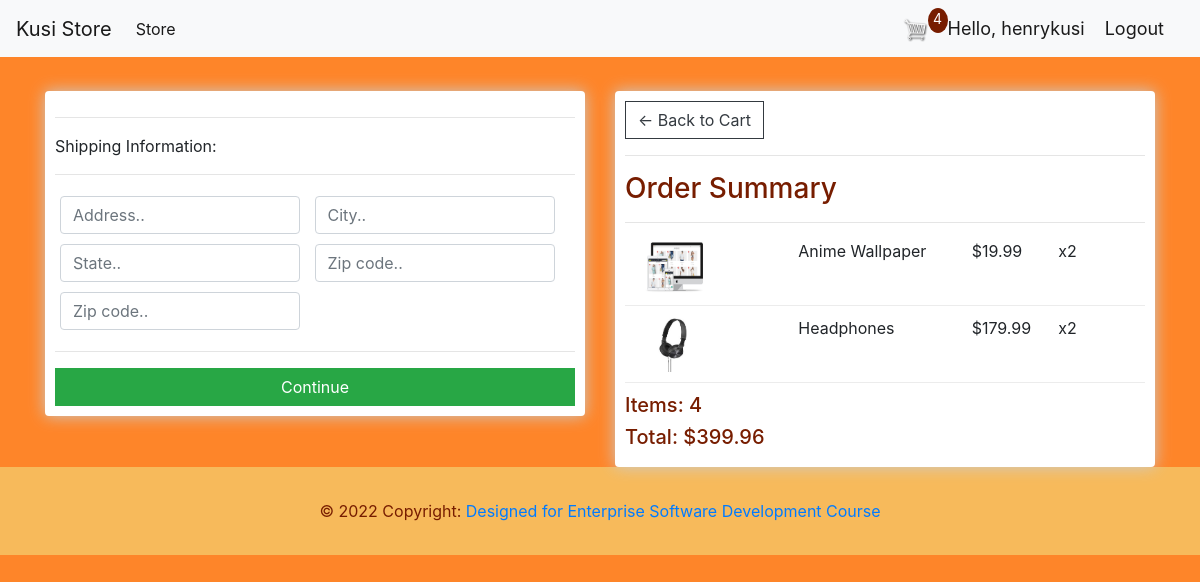
Screenshot of /checkout/ (signed in) with the database file from the repository.
### store/models.py (models this page shows, shortened)
class OrderItem(models.Model):
	product = models.ForeignKey(Product, on_delete=models.SET_NULL, null=True)
	order = models.ForeignKey(Order, on_delete=models.SET_NULL, null=True)
	quantity = models.IntegerField(default=0, null=True, blank=True)
	date_added = models.DateTimeField(auto_now_add=True)
	@property
	def get_total(self):
		total = self.product.price * self.quantity
		return total

class Product(models.Model):
	name = models.CharField(_("name"),max_length=500)
	brand = models.CharField(_("brand"),max_length=200)
	manufacturer = models.CharField(_("anufacturer"),max_length=200)
	category = models.CharField(_("category"),max_length=2000)
	weight = models.CharField(_("weight"),max_length=200)
	imageurl = models.CharField(_("imageurl"),max_length=500)
	price = models.DecimalField(_("price"),max_digits=10, decimal_places=2)
	digital = models.BooleanField(default=False,null=True, blank=True)
	image = models.ImageField(null=True, blank=True)
	@property
	def imageURL(self):
		try:
			url = self.image.url
		except:
			url = ''
		return url

class Order(models.Model):
	customer = models.ForeignKey(Customer, on_delete=models.SET_NULL, null=True, blank=True)
	date_ordered = models.DateTimeField(auto_now_add=True)
	complete = models.BooleanField(default=False)
	transaction_id = models.CharField(max_length=100, null=True)
	@property
	def shipping(self):
		shipping = False
		orderitems = self.orderitem_set.all()
		for i in orderitems:
			if i.product.digital == False:
				shipping = True
		return shipping
	@property
	def get_cart_total(self):
		orderitems = self.orderitem_set.all()
		total = sum([item.get_total for item in orderitems])
		return total
	@property
	def get_cart_items(self):
		orderitems = self.orderitem_set.all()
		total = sum([item.quantity for item in orderitems])
		return total

### store/views.py (the view)
# urls.py: path('checkout/', views.checkout, name="checkout"),
@login_required(login_url='login')
def checkout(request):
	data = cartData(request)
	cartItems = data['cartItems']
	order = data['order']
	items = data['items']
	context = {'items':items, 'order':order, 'cartItems':cartItems}
	return render(request, 'store/checkout.html', context)

### store/utils.py (called while the page is built)
def cartData(request):
	if request.user.is_authenticated:
		customer = request.user.customer
		order, created = Order.objects.get_or_create(customer=customer, complete=False)
		items = order.orderitem_set.all()
		cartItems = order.get_cart_items
	else:
		cookieData = cookieCart(request)
		cartItems = cookieData['cartItems']
		order = cookieData['order']
		items = cookieData['items']
	return {'cartItems':cartItems ,'order':order, 'items':items}

### store/templates/store/checkout.html (shortened to what this page needs)
{% extends 'store/main.html' %}
{% load static %}
{% block content %}
     <div class="row">
		<div class="col-lg-6">
			<div class="box-element" id="form-wrapper">
				<form id="form">
					<div id="shipping-info">
						<hr>
						<p>Shipping Information:</p>
						<hr>
						<div class="form-field">
							<input class="form-control" type="text" name="address" placeholder="Address..">
						</div>
						<div class="form-field">
							<input class="form-control" type="text" name="city" placeholder="City..">
						</div>
						<div class="form-field">
							<input class="form-control" type="text" name="state" placeholder="State..">
						</div>
						<div class="form-field">
							<input class="form-control" type="text" name="zipcode" placeholder="Zip code..">
						</div>
						<div class="form-field">
							<input class="form-control" type="text" name="country" placeholder="Zip code..">
						</div>
					</div>
					<hr>
					<input id="form-button" class="btn btn-success btn-block" type="submit" value="Continue">
				</form>
			</div>
			<br>
		</div>
		<div class="col-lg-6">
			<div class="box-element">
				<a  class="btn btn-outline-dark" href="{% url 'cart' %}">&#x2190; Back to Cart</a>
				<hr>
				<h3>Order Summary</h3>
				<hr>
				{% for item in items %}
				<div class="cart-row">
					<div style="flex:2"><img class="row-image" src="{{item.product.imageURL}}"></div>
					<div style="flex:2"><p>{{item.product.name}}</p></div>
					<div style="flex:1"><p>${{item.product.price|floatformat:2}}</p></div>
					<div style="flex:1"><p>x{{item.quantity}}</p></div>
				</div>
				{% endfor %}
				<h5>Items:   {{order.get_cart_items}}</h5>
				<h5>Total:   ${{order.get_cart_total|floatformat:2}}</h5>
			</div>
		</div>
	</div>
{% endblock content %}

### store/templates/store/navbar.html (shortened to what this page needs)
<!DOCTYPE html>
{% load static %}
<nav class="navbar navbar-expand-lg navbar-light bg-light">
    <a class="navbar-brand" href="{% url 'store' %}">Kusi Store</a>
     <div class="collapse navbar-collapse" id="navbarSupportedContent">
      <ul class="navbar-nav mr-auto">
        <li class="nav-item active">
          <a class="nav-link" href="{% url 'store' %}">Store <span class="sr-only">(current)</span></a>
        </li>
      </ul>
      <div class="form-inline my-2 my-lg-0">
               <a href="{% url 'cart' %}">
                  <img  id="cart-icon" src="{% static 'images/cart.png' %}">
              </a>
              <p id="cart-total">{{cartItems}}</p>
      </div>
    </div>
     <span class="hello-msg">Hello, {{request.user}}</span>
     <span ><a  class="hello-msg" href="{% url 'logout' %}">Logout</a></span>
   </nav>

### static/css/main.css (style rules this page uses)
body { background-color: #FE8529; }
h1,h2,h3,h4,h5,h6 { color:#771D00; }
.box-element { box-shadow:hsl(0, 0%, 80%) 0 0 16px; background-color: #fff; border-radius: 4px; padding: 10px; }
#cart-icon { width:25px; display: inline-block; margin-left: 15px; }
#cart-total { display: block; text-align: center; color:rgb(255, 255, 255); background-color: #771D00 ; width: 20px; height: 25px; border-radius: 50%; font-size: 14px; }
.col-lg-4, .col-lg-6, .col-lg-8, .col-lg-12 { margin-top: 10px; }
.btn { border-radius: 0; }
.row-image { width: 100px; }
.form-field { width:250px; display: inline-block; padding: 5px; }
.cart-row { display: flex; align-items: flex-stretch; padding-bottom: 10px; margin-bottom: 10px; border-bottom: 1px solid #ececec; }
.hello-msg { font-size: 18px; color: #1a1a1a; margin-right: 20px; }

### rows the page displays
OrderItem: product.imageURL (picture), product.name "Anime Wallpaper", product.price "19.99", quantity "2"
OrderItem: product.imageURL (picture), product.name "Headphones", product.price "179.99", quantity "2"
Order: get_cart_items "4", get_cart_total "399.96"

### other values shown
{{ cartItems }} "4"
{{ request.user }} "henrykusi"
